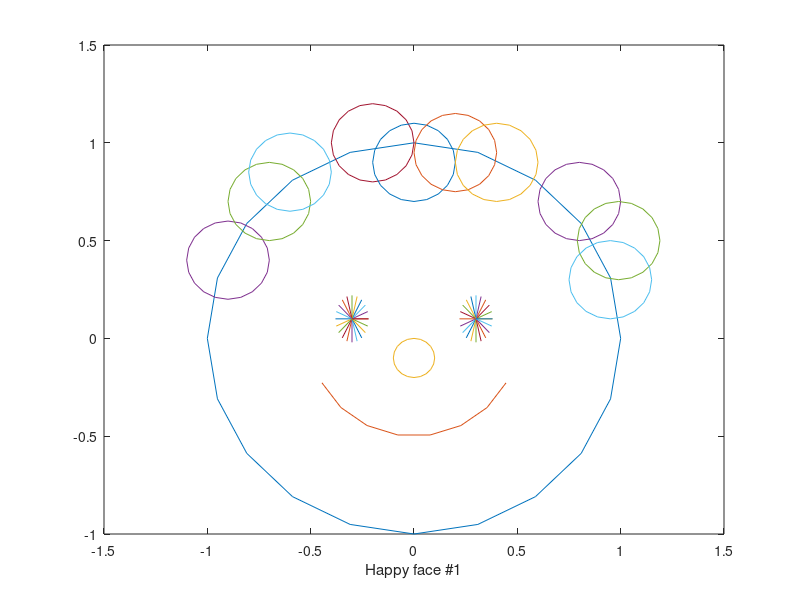

MATLAB code to generate this figure:
function dummy=happy_f1

axis('square')
axis([-1.15,1.2,-1.1,1.25])
dt = pi/10;
t=0:dt:2*pi;
x=cos(t); y=sin(t);

plot( x,y)
hold on

k=0.8
J=length(x)
for j=1:J
plot([-0.3,k*0.1*x(j)-0.3],[0.1,k*0.15*y(j)+0.1])   % left eye
plot([+0.3,k*0.1*x(j)+0.3],[0.1,k*0.15*y(j)+0.1])   % left eye
%plot(k*0.1*x+0.3,k*0.15*y+0.1)   % right eye
end


s1 = 3*pi/2-1.1;
s2 = 3*pi/2+1.1;
s = s1:dt:s2;
xs = 0.5*cos(s); ys = 0.5*sin(s);  % mouth
plot(xs,ys)

k=0.1; xnose=x*k; ynose=y*k-0.1;plot(xnose,ynose)  % nose



xh=x/5-0.9; yh=y/5+0.4;plot(xh,yh)   % ahir
plot(x/5-0.7,y/5+0.7)
plot(x/5-0.6,y/5+0.85)
plot(x/5-0.2,y/5+1)
plot(x/5-0.0,y/5+0.9)
plot(x/5+0.2,y/5+0.95)
plot(x/5+0.4,y/5+0.9)
plot(x/5+0.8,y/5+0.7)
plot(x/5+0.99,y/5+0.5)
plot(x/5+0.95,y/5+0.3) 
xlabel('Happy face #1')
